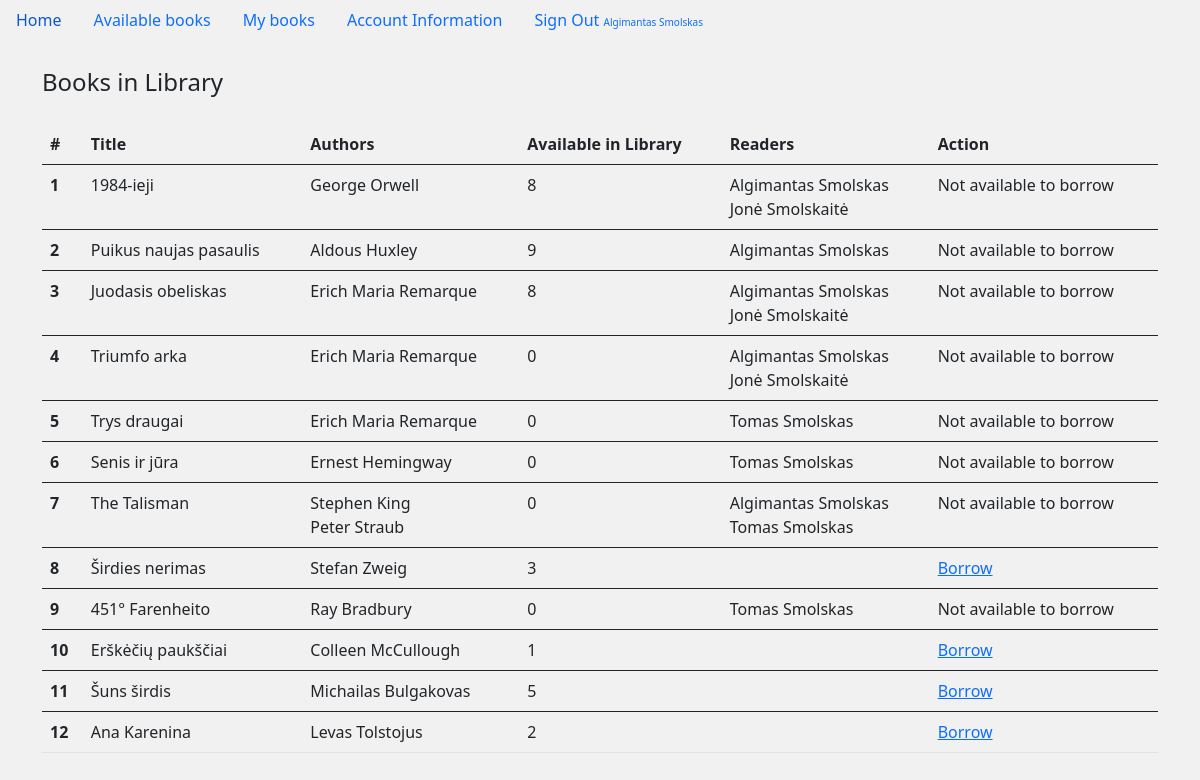
The app's page /available_books (signed in) with its own data.
### main.py (models this page shows)
class User(db.Model, UserMixin):
    __tablename__ = 'user'
    id = db.Column(db.Integer, primary_key=True)
    first_name = db.Column(db.String(100), nullable=False)
    last_name = db.Column(db.String(100), nullable=False)
    email_address = db.Column(db.String(100), nullable=False, unique=True)
    password = db.Column(db.String(100), nullable=False)
    books = db.relationship('Book', secondary=helper_table_2, back_populates='readers')
    is_admin = db.Column(db.Boolean, nullable=False, default=False)

class Book(db.Model):
    __tablename__ = 'book'
    id = db.Column(db.Integer, primary_key=True)
    title = db.Column(db.String(300))
    authors = db.relationship('Author', secondary=helper_table, back_populates='books')
    readers = db.relationship('User', secondary=helper_table_2, back_populates='books')
    stock = db.Column(db.Integer, nullable=False, default=1)

class Author(db.Model):
    __tablename__ = 'author'
    id = db.Column(db.Integer, primary_key=True)
    first_name = db.Column(db.String(150))
    last_name = db.Column(db.String(300))
    books = db.relationship('Book', secondary=helper_table, back_populates='authors')

### main.py (the view)
@app.route('/available_books')
@login_required
def available_books():
    all_books = Book.query.all()
    return render_template('available_books.html', all_books=all_books)

### main.py (called while the page is built)
@login_manager.user_loader
def load_user(user_id):
    return User.query.get(user_id)

### templates/available_books.html
{% extends "base.html" %}
{% block content %}
{% if all_books %}
<legend class="mb-4">Books in Library</legend>
<table class="table">
    <thead>
    <tr>
        <th scope="col">#</th>
        <th scope="col">Title</th>
        <th scope="col">Authors</th>
        <th scope="col">Available in Library</th>
        <th scope="col">Readers</th>
        <th scope="col">Action</th>
    </tr>
    </thead>
    {% for book in all_books %}
    <tbody>
    <tr class="table">
        <th scope="row">{{ book.id }}</th>
        <td>{{ book.title }}</td>
        <td>
            {% for author in book.authors %}
            {{author.first_name}} {{author.last_name}}
            <br>
            {% endfor %}
        </td>
        <td>{{ book.stock }}</td>
        <td>
            {% for reader in book.readers %}
            {{reader.first_name}} {{reader.last_name}}
            <br>
            {% endfor %}
        </td>
        {% if book.stock >0  and current_user not in book.readers %}
        <td><a href="{{ url_for('borrow_book', id=book['id']) }}">Borrow</a></td>
    {% else %}
        <td>Not available to borrow</td>
    {% endif %}
    </tr>
    {% endfor %}
    </tbody>
</table>
{% endif %}
{% endblock %}

### templates/base.html (shortened to what this page needs)
<!doctype html>
<html lang="en">
<head>
    <link href="https://cdn.jsdelivr.net/npm/bootstrap@5.0.2/dist/css/bootstrap.min.css" rel="stylesheet"
>
</head>
<body>
<ul class="nav">
    <li class="nav-item">
        <a class="nav-link active" aria-current="page" href="{{ url_for('home') }}">Home</a>
    </li>
    {% if current_user.is_authenticated %}
    <li class="nav-item">
        <a class="nav-link" href="{{ url_for('available_books') }}">Available books</a>
    </li>
    <li class="nav-item">
        <a class="nav-link" href="{{ url_for('my_books') }}">My books</a>
    </li>
    <li class="nav-item">
        <a class="nav-link" href="{{ url_for('update_account_information') }}">Account Information</a>
    </li>
    <li class="nav-item">
        <a class="nav-link" href="{{ url_for('sign_out') }}"> Sign Out <font size="1rem">
            {{current_user.first_name}} {{current_user.last_name}}</font></span></a>
    </li>
    {% endif %}
</ul>
<div class="container">
    <br>
    {% block content %}
    {% endblock %}
</div>
</body>
</html>

### templates/base.html (style rules this page uses)
body { background-color: #F2F1F1 }

### records on screen
User: first_name "Algimantas", last_name "Smolskas"
Book: id "1", title "1984-ieji", stock "8", shows "Not available to borrow"
Author: first_name "George", last_name "Orwell"
User: first_name "Jonė", last_name "Smolskaitė"
Book: id "2", title "Puikus naujas pasaulis", stock "9", shows "Not available to borrow"
Author: first_name "Aldous", last_name "Huxley"
Book: id "3", title "Juodasis obeliskas", stock "8", shows "Not available to borrow"
Author: first_name "Erich Maria", last_name "Remarque"
Book: id "4", title "Triumfo arka", stock "0", shows "Not available to borrow"
Book: id "5", title "Trys draugai", stock "0", shows "Not available to borrow"
User: first_name "Tomas", last_name "Smolskas"
Book: id "6", title "Senis ir jūra", stock "0", shows "Not available to borrow"
Author: first_name "Ernest", last_name "Hemingway"
Book: id "7", title "The Talisman", stock "0", shows "Not available to borrow"
Author: first_name "Stephen", last_name "King"
Author: first_name "Peter", last_name "Straub"
Book: id "8", title "Širdies nerimas", stock "3"
Author: first_name "Stefan", last_name "Zweig"
Book: id "9", title "451° Farenheito", stock "0", shows "Not available to borrow"
Author: first_name "Ray", last_name "Bradbury"
Book: id "10", title "Erškėčių paukščiai", stock "1"
Author: first_name "Colleen", last_name "McCullough"
Book: id "11", title "Šuns širdis", stock "5"
Author: first_name "Michailas", last_name "Bulgakovas"
Book: id "12", title "Ana Karenina", stock "2"
Author: first_name "Levas", last_name "Tolstojus"
